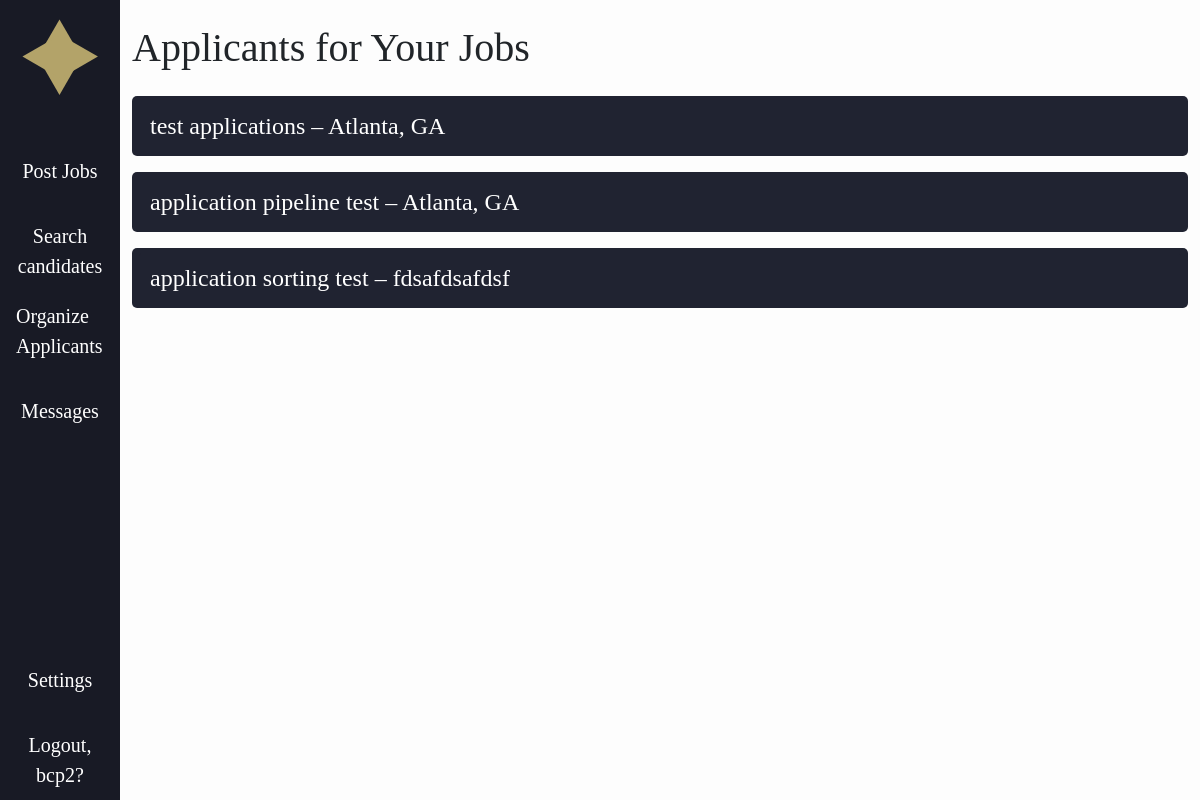
/applications/recruiter/ (signed in), run on the app's committed database.
### accounts/models.py (models this page shows)
class CustomUser(AbstractUser):
    ROLE_CHOICES = (
        ("recruiter", "Recruiter"),
        ("user", "User"),
    )
    role = models.CharField(max_length=20, choices=ROLE_CHOICES, default="user")
    fname = models.CharField(max_length=30, blank=True, default='')
    lname = models.CharField(max_length=30, blank=True, default='')
    headline = models.CharField(max_length=255, blank=True, default='')
    skills = models.TextField(blank=True, default='')
    education = models.TextField(blank=True, default='')
    work_experience = models.TextField(blank=True, default='')
    location = models.CharField(max_length=255, blank=True, default='')
    links = models.TextField(blank=True, default='')
    show_headline = models.BooleanField(default=True)
    show_skills = models.BooleanField(default=True)
    show_education = models.BooleanField(default=True)
    show_work_experience = models.BooleanField(default=True)
    show_location = models.BooleanField(default=True)
    show_links = models.BooleanField(default=True)
    @property
    def visible_attributes(self):
        attrs = {}
        if self.show_headline and self.headline:
            attrs['Headline'] = self.headline
        if self.show_skills and self.skills:
            attrs['Skills'] = self.skills
        if self.show_education and self.education:
            attrs['Education'] = self.education
        if self.show_work_experience and self.work_experience:
            attrs['Work Experience'] = self.work_experience
        if self.show_location and self.location:
            attrs['Location'] = self.location
        if self.show_links and self.links:
            attrs['Links'] = self.links
        return attrs

### jobs/models.py (models this page shows, shortened)
class JobPosting(models.Model):
    REMOTE_CHOICES = [
        ("remote", "Remote"),
        ("onsite", "On-site"),
        ("hybrid", "Hybrid"),
    ]
    VISA_CHOICES = [
        ("yes", "Yes"),
        ("no", "No"),
    ]
    title = models.CharField(max_length=200)
    skills = models.TextField(
        help_text="List required skills, separated by commas",
        default=""
    )
    location = models.CharField(max_length=100, default="")
    latitude = models.FloatField(
        null=True,
        blank=True,
        validators=[MinValueValidator(-90), MaxValueValidator(90)]
    )
    longitude = models.FloatField(
        null=True,
        blank=True,
        validators=[MinValueValidator(-180), MaxValueValidator(180)]
    )
    city = models.CharField(max_length=100, blank=True, default='')
    state = models.CharField(max_length=100, blank=True, default='')
    country = models.CharField(max_length=100, blank=True, default='')
    min_salary = models.IntegerField(default=0, help_text="Minimum annual salary (USD)")
    max_salary = models.IntegerField(default=0, help_text="Maximum annual salary (USD)")
    remote_or_onsite = models.CharField(
        max_length=20,
        choices=REMOTE_CHOICES,
        default="onsite"
    )
    visa_sponsorship = models.CharField(
        max_length=3,
        choices=VISA_CHOICES,
        default="no"
    )
    posted_by = models.ForeignKey(User, on_delete=models.CASCADE)
    date_posted = models.DateTimeField(auto_now_add=True)

### applications/views.py (the view)
# urls.py: path('recruiter/', views.recruiter_applicants, name='recruiter_applicants'),
@login_required
def recruiter_applicants(request):
    user = request.user
    if user.role != 'recruiter':
        return render(request, 'applications/not_authorized.html')
    jobs = JobPosting.objects.filter(posted_by=user)
    applications = Application.objects.filter(job__in=jobs).select_related('job', 'applicant')
    applications = sorted(
        applications,
        key=lambda app: (app.job.id, STATUS_ORDER.get(app.status, 99))
    )
    return render(request, 'applications/recruiter_applicants.html', {'applications': applications})

### jobble/context_processors.py (called while the page is built)
def user_template(request):
    if request.user.is_authenticated:
        if request.user.is_superuser:
            return {"base_template": "baseA.html"}   # special admin template
        elif getattr(request.user, "role", "").lower() == "recruiter":
            return {"base_template": "baseR.html"}   # recruiter template
        else:
            return {"base_template": "base.html"}    # regular user
    return {"base_template": "base.html"}           # default for anonymous users

### applications/templates/applications/recruiter_applicants.html (shortened to what this page needs)
{% extends base_template %}
{% block content %}
<div class="container py-4">
  <h1 class="mb-4">Applicants for Your Jobs</h1>
  {% if applications %}
    {% regroup applications by job as job_list %}
    {% for job_group in job_list %}
      <div class="mb-3" style="background-color: #202331; color: #fff !important; padding: 5px; border-radius: 5px;">
        <button class="btn btn-outline-primary custom-outline-btn w-100 text-start" type="button" data-bs-toggle="collapse" data-bs-target="#job-{{ forloop.counter }}" aria-expanded="false" aria-controls="job-{{ forloop.counter }}">
          {{ job_group.grouper.title }} – {{ job_group.grouper.location }}
        </button>
      </div>
    {% endfor %}
  {% else %}
    <p>No applicants yet for your jobs.</p>
  {% endif %}
</div>
{% endblock %}

### jobble/templates/baseR.html (shortened to what this page needs)
<!DOCTYPE html>
<html>
    {% load static %}
  <head>
  <link rel="stylesheet" href="{% static 'css/style.css' %}">
  <link href="https://cdn.jsdelivr.net/npm/bootstrap@5.3.3/dist/css/bootstrap.min.css" rel="stylesheet"crossorigin="anonymous">
  <link rel="stylesheet" href="https://cdnjs.cloudflare.com/ajax/libs/font-awesome/6.1.1/css/all.min.css">
  </head>
  <body>
 <div class="d-flex">
    <nav class="sidebar d-flex flex-column align-items-center">
      <div class="testsvg d-flex align-items-center justify-content-center">
        <a href="{% url 'Rhome.index' %}" class="d-flex align-items-center">
          <img src="{% static 'img/Logo.svg' %}" width="100%" height="100%" alt="">
        </a>
      </div>
      <ul class="nav flex-column mb-auto">
        <li class="nav-item">
          <div class="test d-flex align-items-center justify-content-center">
          <a href="{% url 'job_list' %}" class="nav-link">Post Jobs</a>
          </div>
        </li>
        <li class="nav-item">
          <div class="test d-flex align-items-center justify-content-center">
          <a href="{% url 'Rhome.searchcandidates' %}" class="text-center nav-link">Search candidates</a>
          </div>
        </li>
        <li class="">
          <div class="test d-flex align-items-center justify-content-center">
          <a href="{% url 'applications:recruiter_applicants' %}" class="nav-link">Organize Applicants</a>
          </div>
        </li>
        <li class="">
          <div class="test d-flex align-items-center justify-content-center">
          <a href="{% url 'messaging:recruiter_inbox' %}" class="nav-link">Messages</a>
          </div>
        </li>
      </ul>
      <div class="nav flex-column test2">
        <div class="nav-item test d-flex align-items-center justify-content-center">
          <a href="#" class="nav-link">Settings</a>
        </div>
        <div class="test d-flex align-items-center justify-content-center">
            {% if user.is_authenticated %}
            <div class="text-center">
            <a class="nav-link"
              href="{% url 'accounts.logout' %}">Logout, {{user.username }}?</a>
            </div>
            {% else %}
            <a class="nav-link"
              href="{% url 'accounts.login' %}">Login</a>
            {% endif %}
        </div>
      </div>
    </nav>
     <div class="main-content">
    {% block content %}
    {% endblock content %}
    </div>
</body>
</html>

### jobble/static/css/style.css (style rules this page uses)
* { font-family: "DM Serif Text", serif; font-weight: 400; font-style: normal; }
.main-content { background-color: #fdfdfd; width: 90vw; min-height: 100vh; margin-left: 10vw; }
body { overflow-x: hidden; }
.sidebar { height: 100vh; width: 10vw; position: fixed; top: 0; left: 0; padding-top: 2vh; background-color: #181A25; justify-content: space-between; }
.sidebar .nav-link { color: #ffffff; font-size: calc(1.25rem); }
.test { height: 10vh; width: 10vw; }
.test2 { justify-content: flex-end; }
.testsvg { width: auto; height: auto; }
h1 { font-size: 36px; }
.custom-outline-btn { border-color: #202331 !important; color: #202331 !important; font-size: 1.5em !important; color: #fff !important; }

### data on the page
CustomUser: username "bcp2"
JobPosting: grouper "test applications", grouper.location "Atlanta, GA"
JobPosting: grouper "application pipeline test", grouper.location "Atlanta, GA"
JobPosting: grouper "application sorting test", grouper.location "fdsafdsafdsf"
